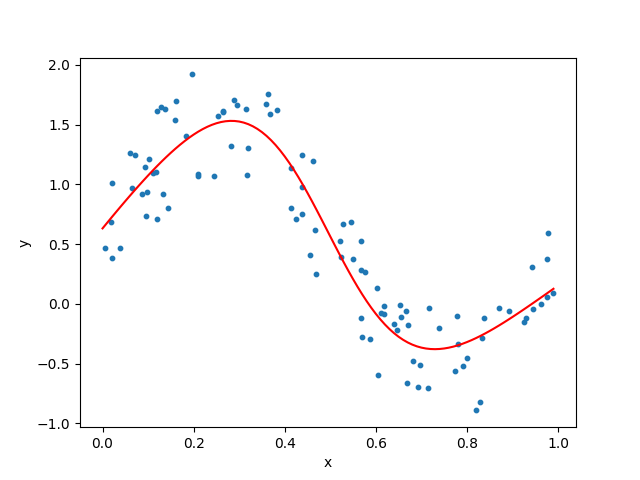

Python code for this plot:
# 43. 신경망
if '__file__' in globals():
    import os, sys
    sys.path.append(os.path.join(os.path.dirname(__file__), '..'))

import numpy as np
from dezero import Variable
import dezero.functions as F
import matplotlib.pyplot as plt

# dataset
np.random.seed(0)
x = np.random.rand(100, 1)
y = np.sin(2 * np.pi * x) + np.random.rand(100, 1) # 데이터 생성에 sin 함수 이용

# 가중치 초기화
I, H, O = 1, 10, 1
W1 = Variable(0.01 * np.random.randn(I, H))
b1 = Variable(np.zeros(H))
W2 = Variable(0.01 * np.random.randn(H, O))
b2 = Variable(np.zeros(O))

# 신경망 추론
def predict(x):
    y = F.linear_simple(x, W1, b1)
    y = F.sigmoid_simple(y)
    y = F.linear_simple(y, W2, b2)
    return y


lr = 0.2
iters = 10000

# 신경망 학습
for i in range(iters):
    y_pred = predict(x)
    loss = F.mean_squared_error(y, y_pred)

    W1.cleargrad()
    b1.cleargrad()
    W2.cleargrad()
    b2.cleargrad()
    loss.backward()

    W1.data -= lr * W1.grad.data
    b1.data -= lr * b1.grad.data
    W2.data -= lr * W2.grad.data
    b2.data -= lr * b2.grad.data
    if i % 1000 == 0:
        print(loss)

# Drawing
plt.scatter(x, y, s=10)
plt.xlabel('x')
plt.ylabel('y')
t = np.arange(0, 1, .01)[:, np.newaxis]
y_pred = predict(t)
plt.plot(t, y_pred.data, color='r')
plt.show()
